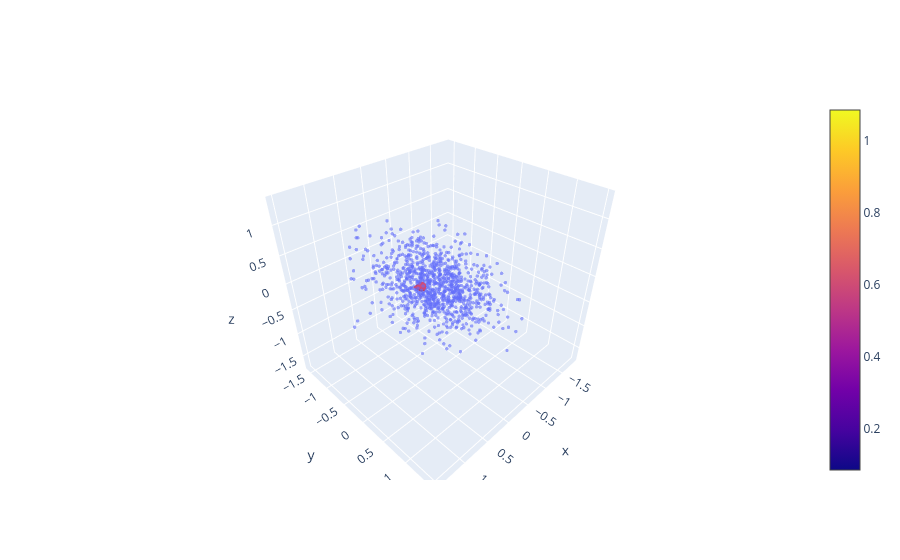

The cell this chart's notebook holds for it:
### Code cell
data=go.Scatter3d(
    x=X[0], y=X[1], z=X[2], mode='markers',
    marker=dict(size=2),opacity=.6)
Wvectors =
Rvectors = go.Cone(x=Q[0],
                   y=Q[1], 
                   z=Q[2], 
                   u=Q[0], 
                   v=Q[1], 
                   w=Q[2])
fig = go.Figure()
fig.add_trace(data)
fig.add_trace(Wvectors)
#fig.add_trace(Rvectors)
fig.show()

### Figure 1 — Plotly figure (JSON) as saved in the notebook; plotly's stock layout.template omitted (floating-point values rounded to 4 significant figures; data arrays with more than 128 entries replaced by an {"elided": "..."} marker saying what was removed)
{"data": [{"marker": {"size": 2}, "mode": "markers", "opacity": 0.6, "type": "scatter3d", "x": {"elided": "1000 float values"}, "y": {"elided": "1000 float values"}, "z": {"elided": "1000 float values"}}, {"type": "cone", "u": [0.4746], "v": [0.172], "w": [0.2949], "x": [0.4746], "y": [0.172], "z": [0.2949]}], "layout": {}}
